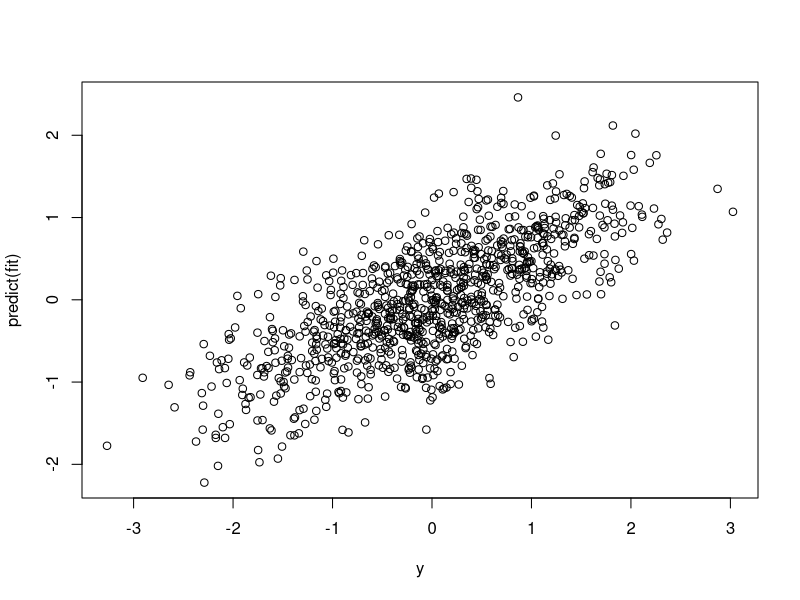
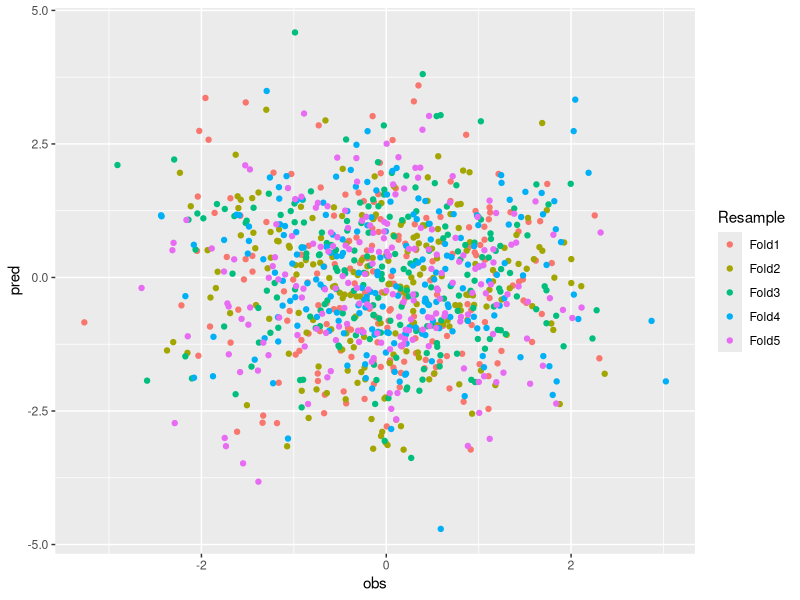
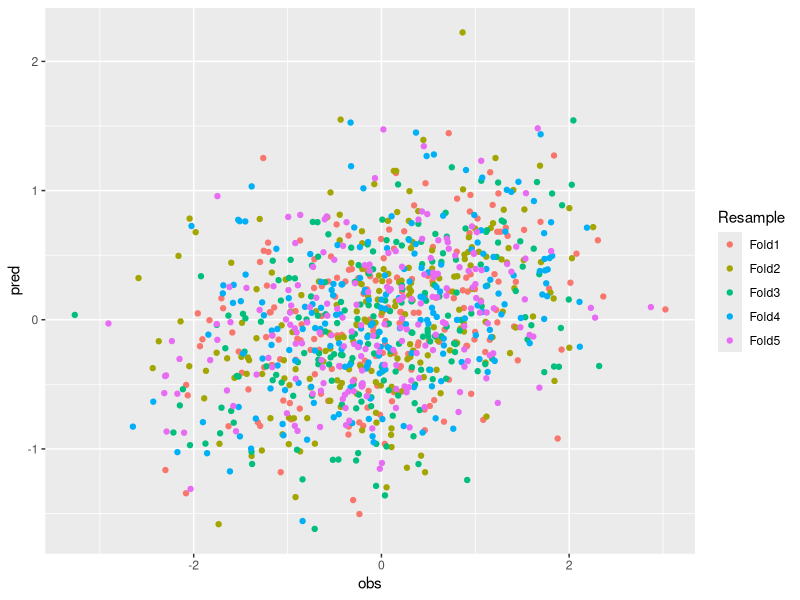
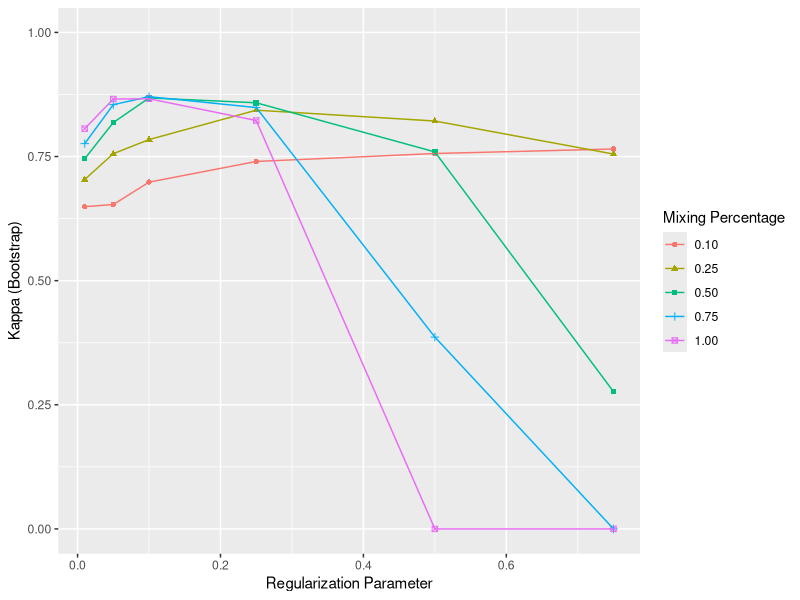
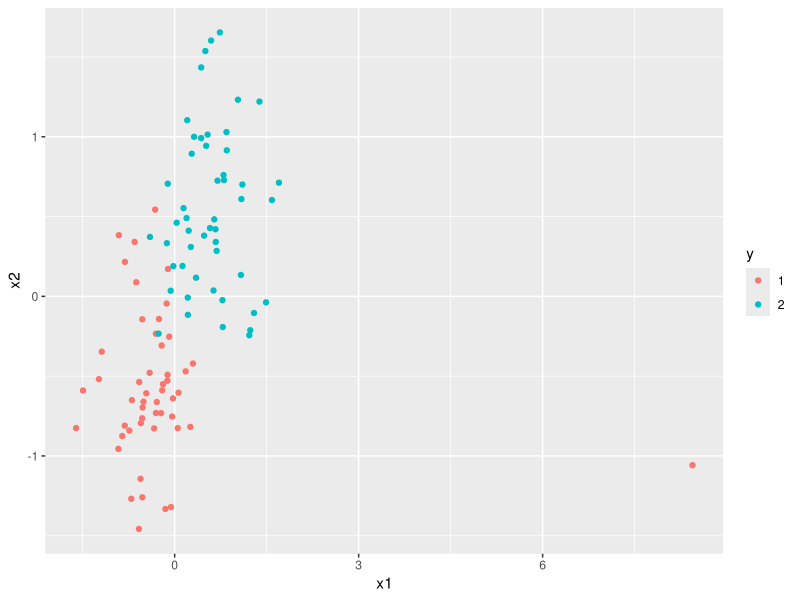
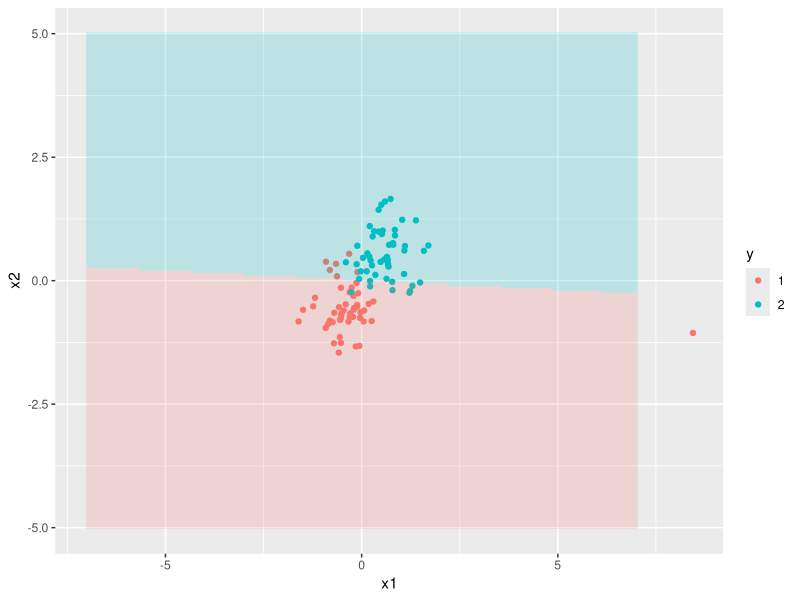
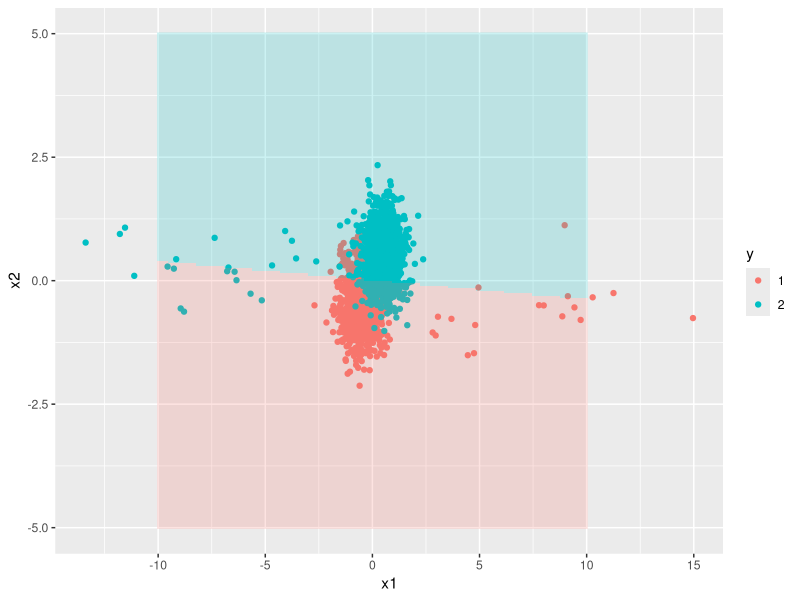

Recreate these plots in R, in order. (Note: this script raises an error after producing the figures.)
## ---- chunk 1
knitr::opts_chunk$set(cache=TRUE)
## ---- chunk 2
library(caret)
n <- 1000 # observations
p <- 500 # features
x <- matrix(rnorm(n*p),ncol=p,dimnames=list(seq_len(n),seq_len(p)))
y <- rnorm(n)
fit <- train(x, y, method="lm", trControl=trainControl(method="none"))
fit$results
plot(y, predict(fit))
cor(y, predict(fit))
## ---- chunk 3
trCtl <- trainControl(method="cv", number=5, savePredictions=TRUE)
fit <- train(x, y, method="lm", trControl=trCtl)
## ---- chunk 4
fit$results
head(fit$pred)
## ---- chunk 5
getR2 <- function(pred) {
  r2s <- sapply(1:5, function(i) {
    idx <- pred[,"Resample"] == paste0("Fold",i)
    cor(pred[idx,2], pred[idx,1])^2
  })
  mean(r2s)
}
getR2(fit$pred)
## ---- chunk 6
library(ggplot2)
ggplot(fit$pred, aes(obs, pred, color=Resample)) + geom_point()
## ---- chunk 7
cors <- cor(x, y)[,1]
q <- quantile(abs(cors), .8)
x.filt <- x[,abs(cors) > q]
fit <- train(x.filt, y, method="lm", trControl=trCtl)
fit$results
## ---- chunk 8
ggplot(fit$pred, aes(obs, pred, color=Resample)) + geom_point()
## ---- chunk 9
summary(iris)
idx <- 51:150
x <- cbind(iris[idx,1:4], matrix(rnorm(100*100),ncol=100))
x <- scale(x)
y <- droplevels(iris$Species[idx])
table(y)
## ---- chunk 10
tg <- expand.grid(lambda=c(.01,.05,.1,.25,.5,.75), alpha=c(.1,.25,.5,.75,1))
head(tg,8)
## ---- chunk 11
fit <- train(x, y, method="glmnet", tuneGrid=tg)
ggplot(fit, metric="Kappa") + ylim(0,1)
## ---- chunk 12
fit$bestTune
fit$results[rownames(fit$bestTune),]
## ---- chunk 13
train.idx <- createDataPartition(y, p=.75, list=FALSE)
# just demonstrating that the labels are balanced:
table(seq_len(100) %in% train.idx, y)
## ---- chunk 14
train.x <- x[train.idx,]
train.y <- y[train.idx]
test.x <- x[-train.idx,]
test.y <- y[-train.idx]
## ---- chunk 15
fit <- train(train.x, train.y, method="glmnet", tuneGrid=tg)
fit$results[rownames(fit$bestTune),]
## ---- chunk 16
pred <- predict(fit, newdata=test.x)
table(pred, test.y)
## ---- chunk 17
confusionMatrix(data=pred, reference=test.y)
## ---- chunk 18
postResample(pred=pred, obs=test.y)
## ---- chunk 19
makeData <- function(n) {
  sd <- .5
  x1 <- c(rnorm(.5*n,-.5,sd),rnorm(.5*n,.5,sd))
  x2 <- c(rnorm(.5*n,-.5,sd),rnorm(.5*n,.5,sd))
  idx <- sample(n, .025*n)
  x1[idx] <- -10 * x1[idx]
  y <- factor(rep(c(1,2),n*c(.5,.5)))
  data.frame(x1,x2,y)
}
set.seed(1)
dat <- makeData(100)
y <- dat$y
x <- dat[c("x1","x2")]
ggplot(dat, aes(x1,x2,col=y)) + geom_point()
## ---- chunk 20
library(MASS)
learner <- function(x,y) {
  idx <- c(which.max(x[,1]), which.min(x[,1]))
  wt <- 10
  x <- rbind(x, do.call(rbind, lapply(seq_len(wt), function(i) x[idx,])))
  y <- c(y, rep(y[idx],wt))
  lda(x, y)
}
## ---- chunk 21
l <- learner(x,y)
s <- seq(from=-5,to=5,length.out=200)
s.wide <- seq(from=-7,to=7,length.out=200)
grid <- expand.grid(x1=s.wide,x2=s)
grid.dat <- data.frame(y=predict(l, grid)$class, grid)
ggplot(dat, aes(x1,x2,col=y)) + geom_point() + 
  geom_raster(data=grid.dat, aes(x1,x2,fill=y),alpha=.2,show.legend=FALSE)
## ---- chunk 22
learnerPred <- function(x,l) {
  predict(l, newdata=x)$class
}
table(pred=learnerPred(x,l), obs=y)
## ---- chunk 23
B <- 400
reps <- lapply(seq_len(B), function(i) {
  boot <- sample(nrow(x), nrow(x), replace=TRUE)
  learner(x[boot,], y[boot])
})
## ---- chunk 24
bagged <- sapply(seq_len(B), function(i) {
  learnerPred(x, reps[[i]])
})
bag.pred <- ifelse(rowSums(bagged == "2") > B/2, "2", "1")
table(pred=bag.pred, obs=y)
## ---- chunk 25
dat.test <- makeData(2000)
s.wide <- seq(from=-10,to=10,length.out=200)
grid <- expand.grid(x1=s.wide,x2=s)
grid.dat <- data.frame(y=predict(l, grid)$class, grid)
ggplot(dat.test, aes(x1,x2,col=y)) + geom_point() +
  geom_raster(data=grid.dat, aes(x1,x2,fill=y),alpha=.2,show.legend=FALSE)
## ---- chunk 26
y.test <- dat.test$y
x.test <- dat.test[,c("x1","x2")]
(tab <- table(pred=learnerPred(x.test,l), obs=y.test))
tab[1,2] + tab[2,1]
## ---- chunk 27
bagged <- sapply(seq_len(B), function(i) {
  learnerPred(x.test, reps[[i]])
})
bag.pred <- ifelse(rowSums(bagged == "2") > B/2, "2", "1")
(tab <- table(pred=bag.pred, obs=y.test))
tab[1,2] + tab[2,1]
## ---- chunk 28
fit <- train(x, y, method="treebag")
fit$results
pred <- predict(fit, x.test)
tab <- table(pred, obs=y.test)
tab[1,2] + tab[2,1]
## ---- chunk 29
fit <- train(x, y, method="lda")
fit$results
pred <- predict(fit, x.test)
tab <- table(pred, obs=y.test)
tab[1,2] + tab[2,1]
## ---- chunk 30
fit <- train(x, y, method="gbm", verbose=FALSE)
fit$results
pred <- predict(fit, x.test)
tab <- table(pred, obs=y.test)
tab[1,2] + tab[2,1]
## ---- chunk 31
plot(fit$finalModel$train.error, type="o",
     xlab="round", ylab="train error")
## ---- chunk 32
ggplot(dat, aes(x1,x2,col=y)) + geom_point()
## ---- chunk 33
plot(fit$finalModel, i.var=1)
plot(fit$finalModel, i.var=2)
plot(fit$finalModel, i.var=1:2)
## ---- chunk 34
a <- 3; b <- 1; c <- -2
f <- function(x) factor(sign(a*x[,1]+b*x[,2]+c+1e-6))
s <- seq(from=-4,to=4,length.out=200)
grid <- expand.grid(x1=s,x2=s)
grid$y <- f(grid)
ggplot(grid, aes(x1,x2,fill=y)) + geom_raster(alpha=.2) +
  geom_hline(yintercept=0) + geom_vline(xintercept=0)
## ---- chunk 35
dat <- data.frame(x1=-1,x2=-1,y=factor(1,levels=c(-1,1)))
a <- 1; b <- 2; c <- 4
grid$y <- f(grid)
ggplot(dat, aes(x1,x2,color=y)) +
  geom_point(shape=4,size=5,stroke=2, show.legend=FALSE) + 
  geom_raster(data=grid, aes(x1,x2,fill=y), alpha=.2) +
  geom_hline(yintercept=0) + geom_vline(xintercept=0)
## ---- chunk 36
dat <- data.frame(x1=-1,x2=-1,y=factor(-1,levels=c(-1,1)))
a <- 1; b <- 2; c <- 1
grid$y <- f(grid)
ggplot(dat, aes(x1,x2,color=y)) +
  geom_point(shape=4,size=5,stroke=2, show.legend=FALSE) + 
  geom_raster(data=grid, aes(x1,x2,fill=y), alpha=.2) +
  geom_hline(yintercept=0) + geom_vline(xintercept=0)
## ---- chunk 37
dat <- data.frame(x1=c(-1,1),x2=c(-1,1),y=factor(c(-1,1)))
a <- 1; b <- 1; c <- 0
grid$y <- f(grid)
ggplot(dat, aes(x1,x2,color=y)) +
  geom_point(shape=4,size=5,stroke=2, show.legend=FALSE) + 
  geom_raster(data=grid, aes(x1,x2,fill=y), alpha=.2) +
  geom_hline(yintercept=0) + geom_vline(xintercept=0)
## ---- chunk 38
dat <- data.frame(x1=c(-1,1),x2=c(-1,1),y=factor(c(1,-1)))
a <- 10; b <- 1; c <- 20
grid$y <- f(grid)
ggplot(dat, aes(x1,x2,color=y)) +
  geom_raster(data=grid, aes(x1,x2,fill=y), alpha=.2) +
  geom_point(shape=4,size=5,stroke=2, show.legend=FALSE) + 
  geom_hline(yintercept=0) + geom_vline(xintercept=0)
## ---- chunk 39
dat <- data.frame(x1=c(-1,1),x2=c(1,-1),y=factor(c(-1,1)))
a <- 5; b <- 1; c <- 0
grid$y <- f(grid)
ggplot(dat, aes(x1,x2,color=y)) +
  geom_raster(data=grid, aes(x1,x2,fill=y), alpha=.2) +
  geom_point(shape=4,size=5,stroke=2, show.legend=FALSE) + 
  geom_hline(yintercept=0) + geom_vline(xintercept=0)
## ---- chunk 40
dat <- data.frame(x1=c(-1,1),x2=c(1,-1),y=factor(c(1,-1)))
a <- 1; b <- 5; c <- 0
grid$y <- f(grid)
ggplot(dat, aes(x1,x2,color=y)) +
  geom_raster(data=grid, aes(x1,x2,fill=y), alpha=.2) +
  geom_point(shape=4,size=5,stroke=2, show.legend=FALSE) + 
  geom_hline(yintercept=0) + geom_vline(xintercept=0)
